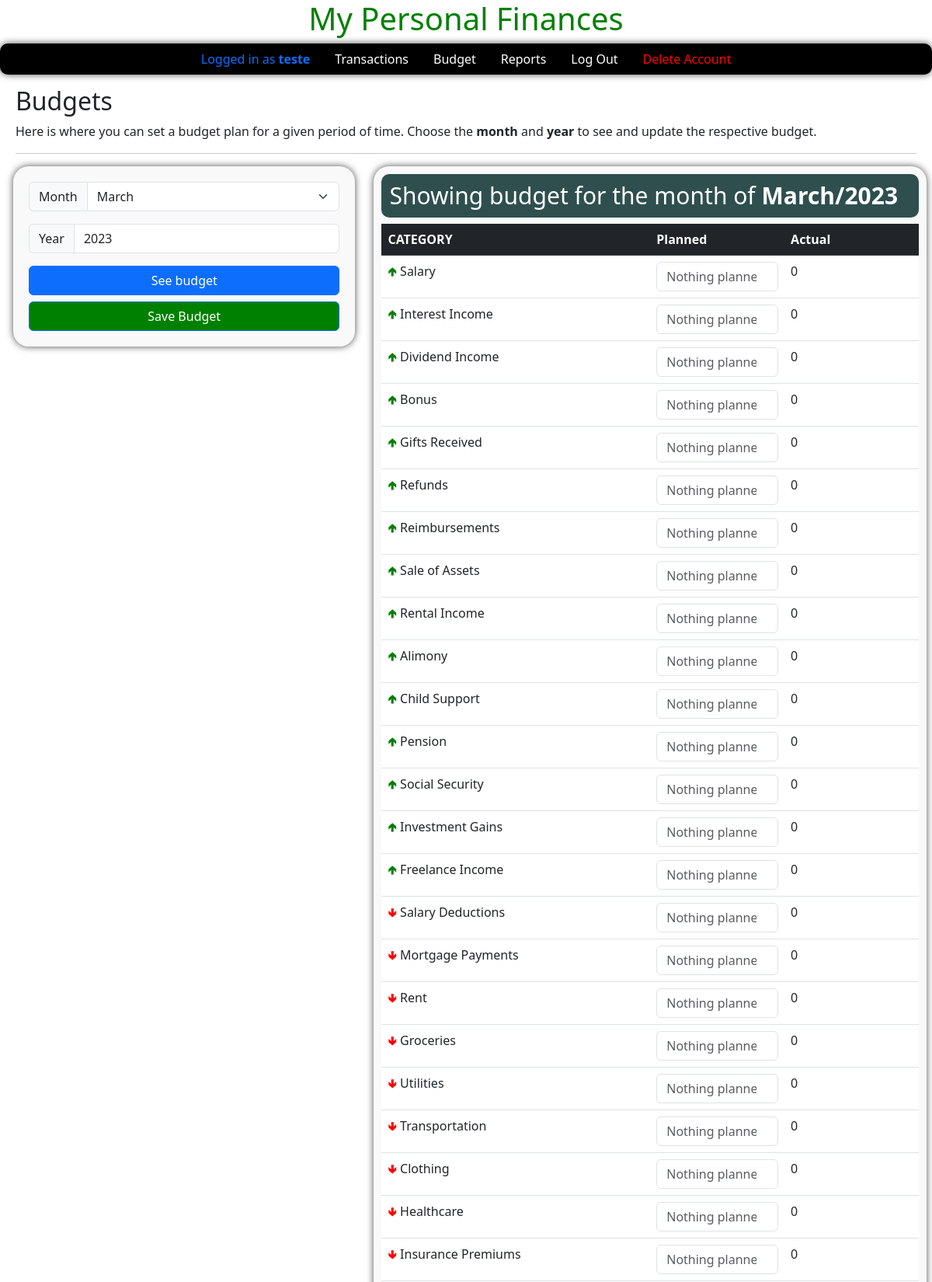
Screenshot of /budget (signed in, upper part) with the database file from the repository.
### tables this page shows
CREATE TABLE categories (
	id integer PRIMARY KEY AUTOINCREMENT,
	category_name varchar
, in_out TEXT);

### app.py (the view)
@app.route("/budget", methods=["GET", "POST"])
@login_required
def budget():
    months = [calendar.month_name[i] for i in range(1,13)]
    if request.method == "GET":
        if request.args.get('year') and request.args.get('month'):
            month = request.args.get('month')
            year = request.args.get('year')
        else:
            today = datetime.now()
            month = today.strftime("%B")
            year = today.strftime("%Y")
    else:
        month = request.form.get("month")
        year = request.form.get("year")
    if not month or not year:
        return apology("Please, fill in every field")
    year = int(year)
    categories = db.execute("SELECT * FROM categories")
    first_day = datetime.strptime(f"{year}-{month}-01", "%Y-%B-%d").date()
    last_day = get_last_day_of_month(year, month)
    transactions = db.execute("SELECT * FROM transactions WHERE user_id = ? AND date >= ? AND date <= ?", session["user_id"], first_day, last_day)
    for category in categories:
        total = 0
        for transaction in transactions:
            if transaction["categorie"] == category["category_name"]:
                total = total + transaction["value"]
        category["total"] = total
    budgets = db.execute("SELECT * FROM budgets WHERE user_id = ? AND month = ? AND year = ?", session["user_id"], month, year)
    for category in categories:
        for budget in budgets:
            if budget["category_id"] == category["id"]:
                budget["marker"] = True
    return render_template("budget.html", months=months, budgets=budgets, method=request.method, monthSelected=month, yearSelected=year, categories=categories)

### custom/custom.py (called while the page is built)
def get_last_day_of_month(year, monthString):
    month_number = datetime.strptime(monthString, "%B").month
    last_day = calendar.monthrange(year, month_number)[1]
    last_day = datetime.strptime(f'{year}-{monthString}-{last_day}', '%Y-%B-%d').date()
    return(last_day)

### custom/helpers.py (called while the page is built)
def login_required(f):
    @wraps(f)
    def decorated_function(*args, **kwargs):
        if session.get("user_id") is None:
            return redirect("/login")
        return f(*args, **kwargs)
    return decorated_function

### templates/budget.html (shortened to what this page needs)
{% extends "layout.html" %}
{% block content %}
    <div class="explanation">
        <h2>Budgets</h2>
        <p>Here is where you can set a budget plan for a given period of time. Choose the <strong>month</strong> and <strong>year</strong> to see and update the respective budget.</p>
        <hr>
    </div>
    <div class="content">
        <div class="left-item">
            <div class="mycard">
                <form  method="POST" action="/budget">
                    <div class="mb-3 input-group">
                        <label class="input-group-text" for="month">Month</label>
                        <select class="form-select" name="month" id="month">
                            {% if monthSelected %}
                                {% for month in months %}
                                    {% if month == monthSelected %}
                                        <option selected value="{{month}}">{{month}}</option>
                                    {% else %}
                                        <option value="{{month}}">{{month}}</option>
                                    {% endif %}
                                {% endfor %}
                            {% else %}
                                <option selected disabled value="">Select the month</option>
                                {% for month in months %}
                                    <option value="{{month}}">{{month}}</option>
                                {% endfor %}
                            {% endif %}
                        </select>
                        </div>
                        <div class="mb-3 input-group">
                            <label for="year" class="input-group-text" id="basic-addon1">Year</label>
                            {% if yearSelected %}
                                <input class="form-control" value="{{yearSelected}}" type="number" name="year" id="year">
                            {% else %}
                                <input class="form-control" type="number" name="year">
                            {% endif %}
                        </div>
                        <div class="d-grid gap-2 mx-auto">
                            <button class="btn btn-primary" type="submit">See budget</button>
                            <button class="btn btn-primary" type="submit" form="saveBudget" style="background-color: green">Save Budget</button>
                        </div>
                </form>
            </div>
        </div>
        <div class="right-item mycard">
            <h1 style="background-color: DarkSlateGray;
                       color: white;
                       border-radius: 10px;
                       padding: 10px;
                       font-size: 30px;">
                Showing budget for the month of <strong>{{monthSelected}}/{{yearSelected}}</strong>
            </h1>
            <form id="saveBudget" action="/addBudget" method="POST">
                <table style="width: 100%" class="table">
                    <thead>
                        <tr class="table-dark">
                            <th style="width:50%;">CATEGORY</th><th>Planned</th><th>Actual</th>
                        </tr>
                    </thead>
                    {% for category in categories %}
                        <tr>
                            <td>
                                {% if category['in_out'] == 'in' %}
                                    <span style="color:green">🢁  </span><label for="{{category['id']}}">{{category["category_name"]}}</label>
                                {% else %}
                                    <span style="color: red">🢃  </span><label for="{{category['id']}}">{{category["category_name"]}}</label>
                                {% endif %}
                            </td>
                            <td>
                                {% set ns = namespace(found=false) %}
                                {% if ns.found == false %}
                                    <input placeholder="Nothing planned :(" class="form-control" type="number" name="planned_{{category['id']}}" id="{{category['id']}}">
                                {% endif %}
                            </td>
                            <td>
                                {{category["total"]}}
                            </td>
                        </tr>
                    {% endfor %}
                </table>
            </form>
        </div>
    </div>
{% endblock content %}

### templates/layout.html (shortened to what this page needs)
<!DOCTYPE html>
<html lang="en">
    <head>
        <link rel="stylesheet" href="/static/layout.css">
        <link href="https://cdn.jsdelivr.net/npm/bootstrap@5.3.0-alpha1/dist/css/bootstrap.min.css" rel="stylesheet">
    </head>
    <body>
        <div style="style=width:100%; display=flex; margin: 0 auto; justify-content: center">
            <h1 style="text-align: center"><a href="/" class="logo">My Personal Finances</a><h1>
        </div>
        <header>
            {% if session["user_id"] %}
            <nav class="bg-light.bg-gradient">
                <ul class="nav bg-light.bg-gradient">
                    <span style="background-color: #000000; border-radius: 50px;" class="nav-link">Logged in as <strong>{{session["username"]}}</strong></span>
                    <li class="nav-item"><a class="nav-link active" aria-current="page" href="/">Transactions</a></li>
                    <li class="nav-item"><a class="nav-link active" aria-current="page" href="/budget">Budget</a></li>
                    <li class="nav-item"><a class="nav-link active" aria-current="page" href="/reports">Reports</a></li>
                    <li class="nav-item"><a class="nav-link active" aria-current="page" href="/logout">Log Out</a></li>
                    <li class="nav-item"><a style="color: red; background-color: #000000; border-radius: 10px" class="nav-link active" aria-current="page" href="/deleteAccount">Delete Account</a></li>
                </ul>
            </nav>
            {% endif %}
        </header>
        <main>
            {% block content %}{% endblock content %}
        </main>
    </body>
</html>

### static/layout.css (style rules this page uses)
.mycard { display: flex; flex-direction: column; padding: 20px; margin: 0px 7px; margin-bottom: 30px; box-shadow: 0px 0px 10px rgba(0, 0, 0, 0.7); border-radius: 20px; background-color: #f9f9f9; }
.mycard:not(hover) { transition: 0.9s; }
nav { display: flex; flex-direction: column; margin: 0 auto; margin-bottom: 15px; box-shadow: 0px 0px 10px rgba(0, 0, 0, 0.7); border-radius: 10px; background-color: black; }
ul.nav { display: flex; justify-content: center; }
.nav-item { border-radius: 5px; }
.nav-link { color: white; text-decoration: none; display: block; border-radius: 10px; }
.nav-link.active { color: white; }
.logo { color: green; text-align: center; text-decoration: none; }
tr:nth-child(even) { background-color: #f1f1f1; }
tr:nth-child(odd) { background-color: white; }
th { cursor: pointer; background-color: green; text-align: center; }
table { table-layout: fixed; }
.content { display: flex; width: 100%; justify-content: space-around; flex-direction: row; }
.left-item { width: 40%; padding: 0 10px; }
.right-item { width: 60%; padding: 10px; }
.explanation { padding: 0px 20px; }

### rows the page displays
categories: category_name "Salary", total "0"
categories: category_name "Interest Income", total "0"
categories: category_name "Dividend Income", total "0"
categories: category_name "Bonus", total "0"
categories: category_name "Gifts Received", total "0"
categories: category_name "Refunds", total "0"
categories: category_name "Reimbursements", total "0"
categories: category_name "Sale of Assets", total "0"
categories: category_name "Rental Income", total "0"
categories: category_name "Alimony", total "0"
categories: category_name "Child Support", total "0"
categories: category_name "Pension", total "0"
categories: category_name "Social Security", total "0"
categories: category_name "Investment Gains", total "0"
categories: category_name "Freelance Income", total "0"
categories: category_name "Salary Deductions", total "0"
categories: category_name "Mortgage Payments", total "0"
categories: category_name "Rent", total "0"
categories: category_name "Groceries", total "0"
categories: category_name "Utilities", total "0"
categories: category_name "Transportation", total "0"
categories: category_name "Clothing", total "0"
categories: category_name "Healthcare", total "0"
categories: category_name "Insurance Premiums", total "0"

### other values shown
{{ session["username"] }} "teste"
{{ monthSelected }} "March"
{{ yearSelected }} "2023"
form field month "March"
